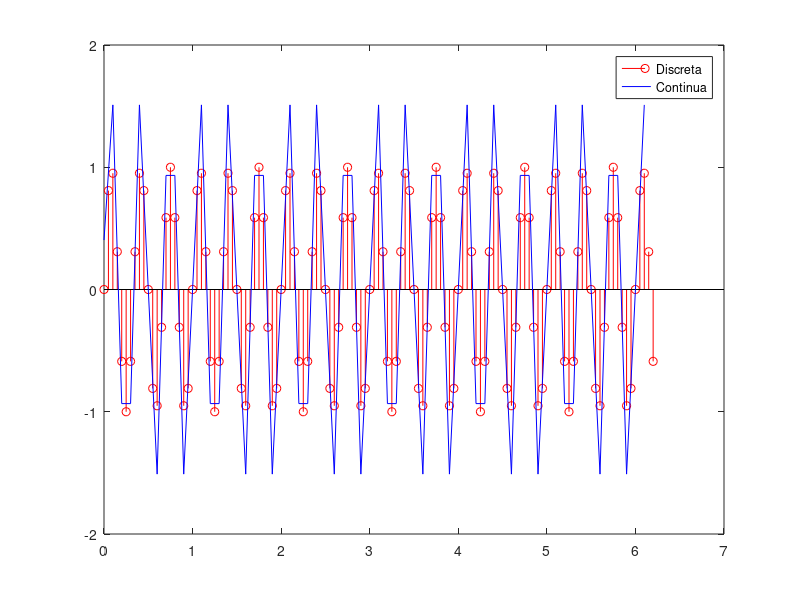

This figure's MATLAB source:
1;
%Realice el código para implementar una interpolación de orden 1 de una señal x[n]. 
% Para tal fin, no está permitido usar las funciones interp o interp1 de Matlab. 
% El usuario debe poder especificar la frecuencia de muestreo original y la de destino.


function y = senal(x)
    y = sin(2*pi*3*x);
endfunction

function y = interp_lineal(x)
    if (abs(x) < 1)
        y = 1 - abs(x);
    else
        y = 0;
    end
endfunction

function yc = interpola(x0, xn, fo, fi)
    intervalo = xn-x0;
    dx = 1/fo;
    xd = x0:dx:xn-dx;
    yd = senal(xd);

    T = 1/fi;
    
    dx2 = 1/fi;
    xc = x0:dx2:xn - dx2;
    n = length(xd);
    m = length(xc);
    yc = zeros(m,1); 
    for j=1:m
        suma = 0;
        for i=1:n
            arg = (xc(j) - xd(i))/T;
            suma = suma + yd(i)*interp_lineal(arg);
        end
        yc(j) = suma;
    end
    stem(xd,yd,'r');
    hold on;
    plot(xc,yc,'b');
    hold on;
    legend('Discreta','Continua');
endfunction

x0 = 0;
xn = 2*pi;
fo = 20;
fi = 10;

yc = interpola(x0, xn, fo, fi);

%====================================
% La frecuencia de la señal que se queria muestrear era de 4000 Hz. Esto quiere decir que tiene 4000 ciclos por segundo. 
%  Sin embargo, la frecuencia de muestreo utilizada es de 129 Hz, que es muy inferior a los 4000 originales.
%  Es por ello que la señal reconstruida poco tiene que ver con la original, ya que se perdio muchísima informacion en el muestreo.
%  La señal recostruida es totalmente diferente a la original.

